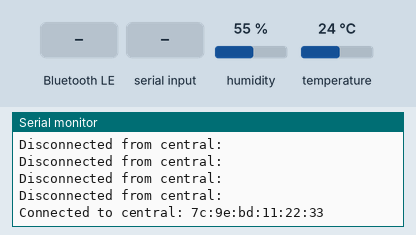
Simulated run of this sketch. Board: Arduino Nano 33 BLE. Shown: the last lines printed to the serial monitor. Inputs (shaded band) come from the test bench; at power-on: humidity 55 %, temperature 24 °C. Nothing arrives over Bluetooth unless stated; a phone connects over Bluetooth LE 3 s after start.

Above: at 3.8 s.
3.9 s: Bluetooth LE write "5" received
At 5.0 s:
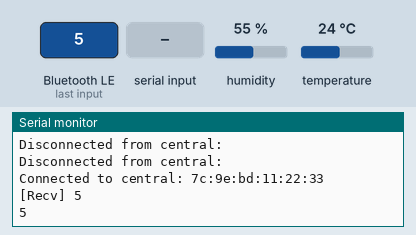
5.4 s: "90,45\n" received over Serial
7.9 s: "5\n" received over Serial
At 10.1 s:
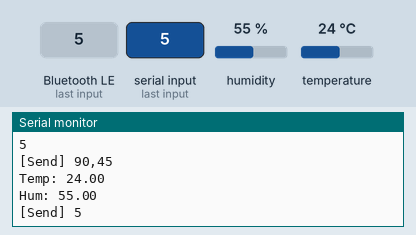
10.4 s: humidity set to 22 %
11.9 s: temperature set to 12 °C
At 13.2 s:
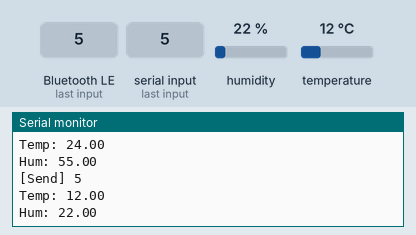

Measured:
- after the input at 3.9 s, the serial monitor: prints a new line at once (image 1)
- after the input at 7.9 s, the serial monitor: prints a new line after 1.0 s (image 2)
- after the input at 11.9 s, the serial monitor: prints a new line after 0.53 s (image 3)

The sketch:

final.ino
```cpp
#include <Arduino_HTS221.h>
#include <ArduinoBLE.h>
#include "TimeoutTimer.h"
#define BUFSIZE 20

/*   We'll use the ArduinoBLE library to simulate a basic UART connection
 *   following this UART service specification by Nordic Semiconductors.
 *   More: https://learn.adafruit.com/introducing-adafruit-ble-bluetooth-low-energy-friend/uart-service
 */
BLEService uartService("6E400001-B5A3-F393-E0A9-E50E24DCCA9E");
BLEStringCharacteristic txChar("6E400002-B5A3-F393-E0A9-E50E24DCCA9E", BLEWrite, 20 );
BLEStringCharacteristic rxChar("6E400003-B5A3-F393-E0A9-E50E24DCCA9E", BLERead | BLENotify, 20 );

/*  Create a Environmental Sensing Service (ESS) and a
 *  characteristic for its temperature value.
 */
BLEService essService("181A");
BLEShortCharacteristic tempChar("2A6E", BLERead | BLENotify );
BLEShortCharacteristic humChar("2A6F", BLERead | BLENotify );
unsigned long timeFlag = 0;
void setup()
{
  timeFlag = millis();
  Serial.begin(9600);
  while(!Serial);

  if (!HTS.begin()) {
    Serial.println("Failed to initialize humidity temperature sensor!");
    while (1);
  }

  if ( !BLE.begin() )
  {
    Serial.println("Starting BLE failed!");
    while(1);
  }

  // Get the Arduino's BT address
  String deviceAddress = BLE.address();

  // The device name we'll advertise with.
  BLE.setLocalName("Smart Humidifier");

  // Get UART service ready.
  BLE.setAdvertisedService( uartService );
  uartService.addCharacteristic( txChar );
  uartService.addCharacteristic( rxChar );
  BLE.addService( uartService );

  // Get ESS service ready.
  essService.addCharacteristic( tempChar );
  essService.addCharacteristic( humChar );
  BLE.addService( essService );

  // Start advertising our new service.
  BLE.advertise();
  Serial.println("Bluetooth device (" + deviceAddress + ") active, waiting for connections...");
}

int interval=6000;
void loop()
{
  // Wait for a BLE central device.
  BLEDevice central = BLE.central();


  // If a central device is connected to the peripheral...
  if ( central )
  {
    // Print the central's BT address.
    Serial.print("Connected to central: ");
    Serial.println( central.address() );

    // While the central device is connected...
    while( central.connected() )
    {
      // Get input from user, send to central
      char inputs[BUFSIZE+1];
      if ( getUserInput( inputs, BUFSIZE ) )
      {
        Serial.print("[Send] ");
        Serial.println( inputs );
        rxChar.writeValue( inputs );
      }

      // Receive data from central (if written is true)
      if(txChar.written()){
        Serial.print("[Recv] ");
        Serial.println( txChar.value() );
        int recv = txChar.value().toInt();
        Serial.println(recv);

        if(recv>=1000){
          digitalWrite(8, HIGH);
//          interval=(recv-1000)*6000;
        }

        if(recv<1000){
          digitalWrite(8,LOW);
//          interval=recv*6000;
        }
      }
      /*
       *  Emit temperature per ESS' tempChar.
       *  Per the characteristic spec, temp should be in Celsius
       *  with a resolution of 0.01 degrees. It should also
       *  be carried within short.
      */

      // Get temperature from Arduino sensor (per Lab 1)
      if ((millis() - timeFlag) > interval)
      {
        timeFlag = millis();
        float temp = HTS.readTemperature();

        // Get humidity
        float hum = HTS.readHumidity();

        Serial.print("Temp: ");
        Serial.println(temp);

        Serial.print("Hum: ");
        Serial.println(hum);

        // Cast to desired format; multiply by 100 to keep desired precision.
        short shortHum = (short) (hum * 100);
        short shortTemp = (short) (temp * 100);

        // Send data to central for temperature characteristic.
        tempChar.writeValue( shortTemp );

        // Send data to central for humidity characteristic.
        humChar.writeValue( shortHum );
      }
    }

    }

    Serial.print("Disconnected from central: ");
    Serial.println( central.address() );

  }


/**************************************************************************/
/*!
    @brief  Checks for user input (via the Serial Monitor)
            From: https://github.com/adafruit/Adafruit_BluefruitLE_nRF51
*/
/**************************************************************************/
bool getUserInput(char buffer[], uint8_t maxSize)
{
  // timeout in 100 milliseconds
  TimeoutTimer timeout(100);

  memset(buffer, 0, maxSize);
  while( (!Serial.available()) && !timeout.expired() ) { delay(1); }

  if ( timeout.expired() ) return false;

  delay(2);
  uint8_t count=0;
  do
  {
    count += Serial.readBytes(buffer+count, maxSize);
    delay(2);
  } while( (count < maxSize) && (Serial.available()) );

  return true;
}
```

TimeoutTimer.h
```cpp
/**************************************************************************/
/*!
    @file     TimeoutTimer.h
    @author   hathach

    @section LICENSE

    Software License Agreement (BSD License)

    Copyright (c) 2014, Adafruit Industries (adafruit.com)
    All rights reserved.

    Redistribution and use in source and binary forms, with or without
    modification, are permitted provided that the following conditions are met:
    1. Redistributions of source code must retain the above copyright
    notice, this list of conditions and the following disclaimer.
    2. Redistributions in binary form must reproduce the above copyright
    notice, this list of conditions and the following disclaimer in the
    documentation and/or other materials provided with the distribution.
    3. Neither the name of the copyright holders nor the
    names of its contributors may be used to endorse or promote products
    derived from this software without specific prior written permission.

    THIS SOFTWARE IS PROVIDED BY THE COPYRIGHT HOLDERS ''AS IS'' AND ANY
    EXPRESS OR IMPLIED WARRANTIES, INCLUDING, BUT NOT LIMITED TO, THE IMPLIED
    WARRANTIES OF MERCHANTABILITY AND FITNESS FOR A PARTICULAR PURPOSE ARE
    DISCLAIMED. IN NO EVENT SHALL THE COPYRIGHT HOLDER BE LIABLE FOR ANY
    DIRECT, INDIRECT, INCIDENTAL, SPECIAL, EXEMPLARY, OR CONSEQUENTIAL DAMAGES
    (INCLUDING, BUT NOT LIMITED TO, PROCUREMENT OF SUBSTITUTE GOODS OR SERVICES;
    LOSS OF USE, DATA, OR PROFITS; OR BUSINESS INTERRUPTION) HOWEVER CAUSED AND
    ON ANY THEORY OF LIABILITY, WHETHER IN CONTRACT, STRICT LIABILITY, OR TORT
    (INCLUDING NEGLIGENCE OR OTHERWISE) ARISING IN ANY WAY OUT OF THE USE OF THIS
    SOFTWARE, EVEN IF ADVISED OF THE POSSIBILITY OF SUCH DAMAGE.
*/
/**************************************************************************/

/**
 *  @{
 */

#ifndef _TIMEOUT_TIMER_H_
#define _TIMEOUT_TIMER_H_

class TimeoutTimer
{
  private:
    uint32_t start;
    uint32_t interval;

  public:
    TimeoutTimer()              { start = millis(); interval = 0; }
    TimeoutTimer(uint32_t msec) { set(msec); }

    void set(uint32_t msec)     { start = millis(); interval = msec; }
    bool expired(void)  const   { return (millis() - start) >= interval; }
    void restart(void)          { start = millis(); }
    void reset(void)            { start += interval; } // used for periodic invoke to prevent drift
};

#endif /* _TIMEOUT_TIMER_H_ */

/** @} */
```
